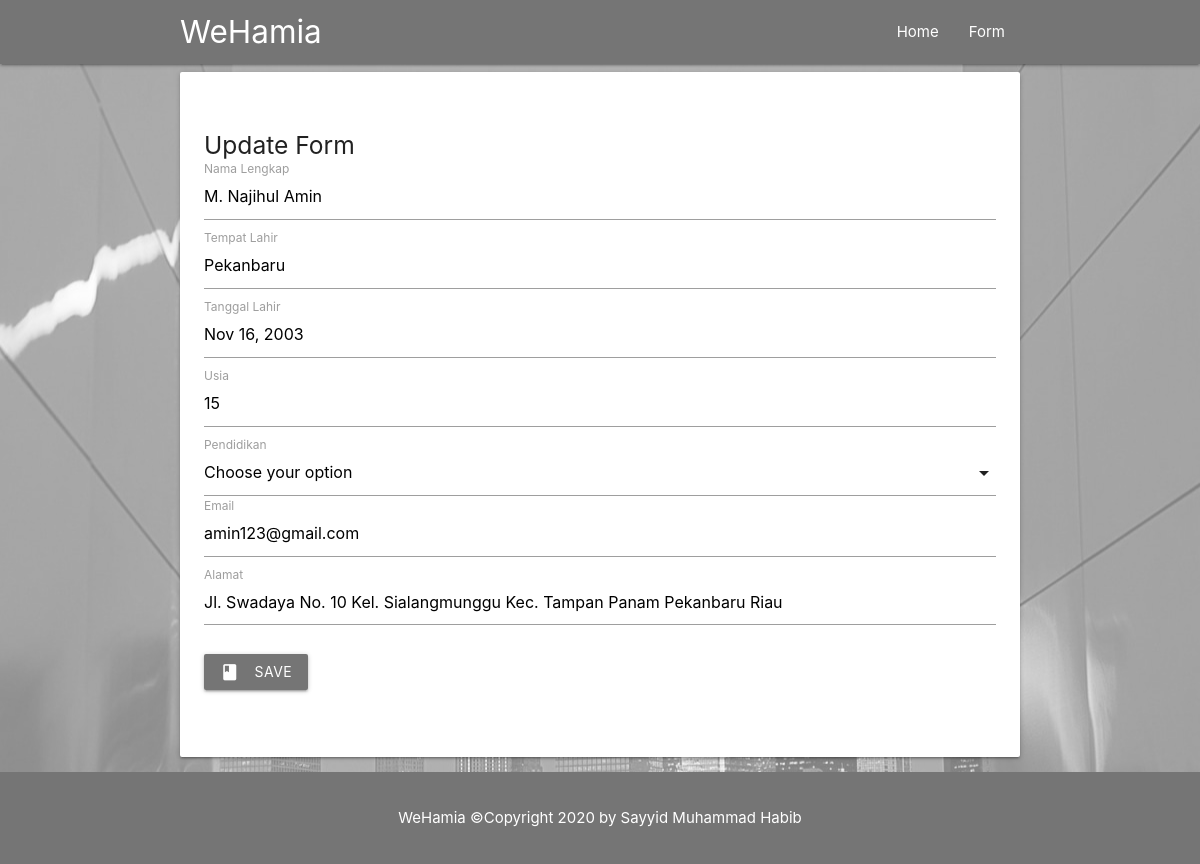
Page /crud/form-update.php?id=17 (signed in) on the committed database.
### tables this page shows
CREATE TABLE `person` (
  `id` int(11) NOT NULL AUTO_INCREMENT,
  `name` varchar(50) NOT NULL,
  `tempat_lahir` varchar(50) NOT NULL,
  `tanggal_lahir` varchar(50) NOT NULL,
  `usia` varchar(5) NOT NULL,
  `pendidikan` varchar(50) NOT NULL,
  `email` varchar(50) NOT NULL,
  `alamat` text NOT NULL,
  PRIMARY KEY (`id`)
);

### crud/form-update.php (the view, shortened to what this page needs)
<?php
include "database.php";
$query = "SELECT *FROM person WHERE id = '$_GET[id]'";
$data = $con -> prepare($query);
$data -> execute();
$person = $data -> fetch(PDO :: FETCH_OBJ);
?>
<!DOCTYPE html>
  <html>
    <head>
      <link type="text/css" rel="stylesheet" href="css/materialize.min.css"  media="screen,projection"/>
      <link rel="stylesheet" type="text/css" href="css/style.css">
    </head>
    <body>
    <div class="navbar-fixed">
        <nav class="#757575 grey darken-1">
          <div class="container">
            <div class="nav-wrapper">
              <a href="index.php" class="brand-logo">WeHamia</a>
              <ul class="right hide-on-med-and-down">
                <li><a href="index.php" class="active">Home</a></li>
                <li><a href="form.php" class="active">Form</a></li>
              </ul>
            </div>
          </div>
        </nav>
      </div>
        <div class="parallax-container">
          <div class="parallax"><img src="img/jonatha.jpg"></div>
            <div class="container">
              <div class="card-panel">
                    <form method="POST" action="update.php">
                            <h5>Update Form</h5>
                            <div class="input-field">
                            <input type="text" name="name" id="name" required class="validate" value="<?php echo $person -> name ?>">
                            <label for="name"">Nama Lengkap</label>
                            </div>
                            <div class="input-field">
                            <input type="text" name="tempat_lahir" id="tempat_lahir" required class="validate" value="<?php echo $person -> tempat_lahir ?>">
                            <label for="tempat_lahir">Tempat Lahir</label>
                            </div>
                            <div class="input-field">
                            <input type="text" class="datepicker" name="tanggal_lahir" id="tanggal_lahir" required class="validate" value="<?php echo $person -> tanggal_lahir ?>">
                            <label for="tanggal_lahir">Tanggal Lahir</label>
                            </div>
                            <div class="input-field">
                            <input type="text" name="usia" id="usia" required class="validate" value="<?php echo $person -> usia ?>">
                            <label for="usia">Usia</label>
                            </div>
                            <div class="input-field">
                              <label for="pendidikan">Pendidikan</label>
                            </div>
                            <div class="input-field">
                            <input type="text" name="email" id="email" required class="validate" value="<?php echo $person -> email ?>">
                            <label for="email">Email</label>
                            </div>
                            <div class="input-field">
                            <textarea name="alamat" id="alamat" class="materialize-textarea"><?php echo $person -> alamat ?></textarea>
                            <label for="alamat">Alamat</label>
                            </div>
                            <button type="submit" class="btn grey darken-1"><i class="material-icons left">book</i>Save</button>
                    </form>
                  <br>
              </div>
            </div>
        </div>
      <footer class="grey darken-1 center white-text">
        <p>
            WeHamia &copy;Copyright 2020 by <a href="https://instagram.com/sayyidmhabib/" class="active white-text">Sayyid Muhammad Habib</a>
        </p>
      </footer>
    </body>
  </html>

### crud/css/style.css (style rules this page uses)
.parallax-container { height: 50%; }
section, form, footer { padding: 20px 0; }

### rows in the picture
person: name "M. Najihul Amin", tempat_lahir "Pekanbaru", tanggal_lahir "Nov 16, 2003", usia "15", email "amin123@gmail.com", alamat "Jl. Swadaya No. 10 Kel. Sialangmunggu Kec. Tampan Panam Pekanbaru Riau"
